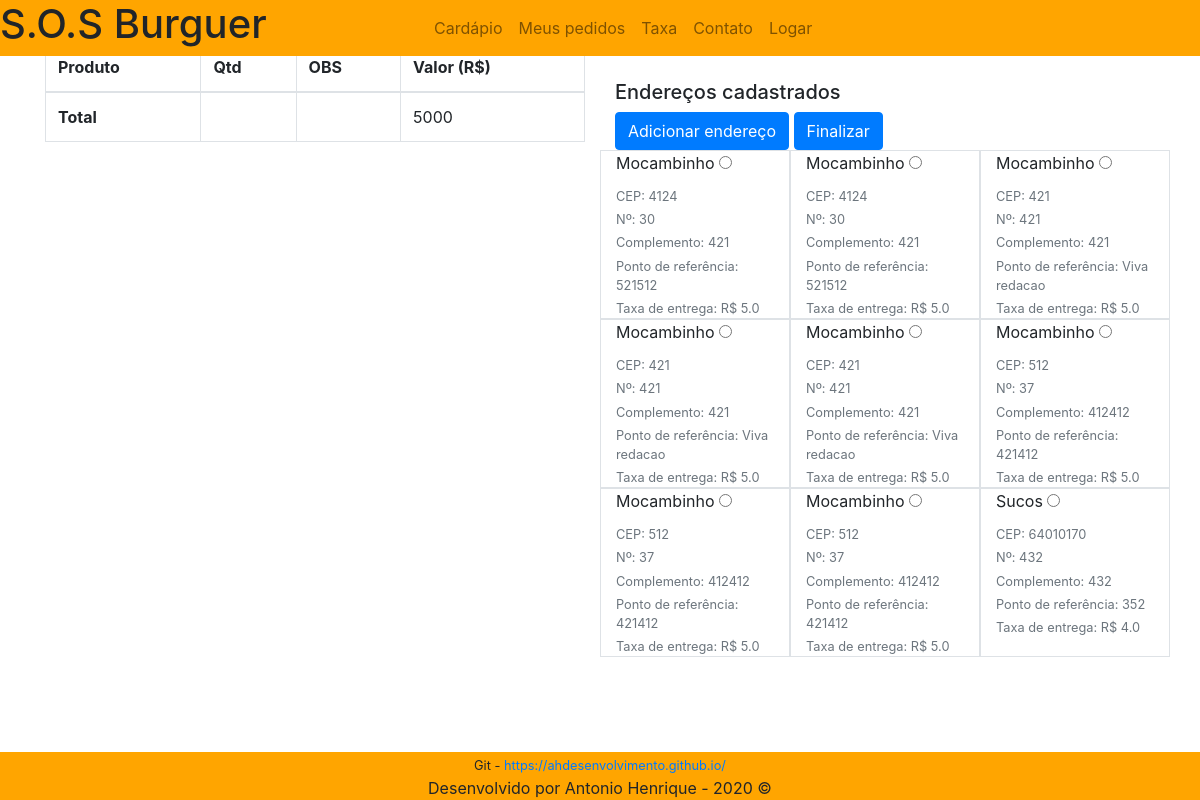
Before: /finalizar with the older database file.
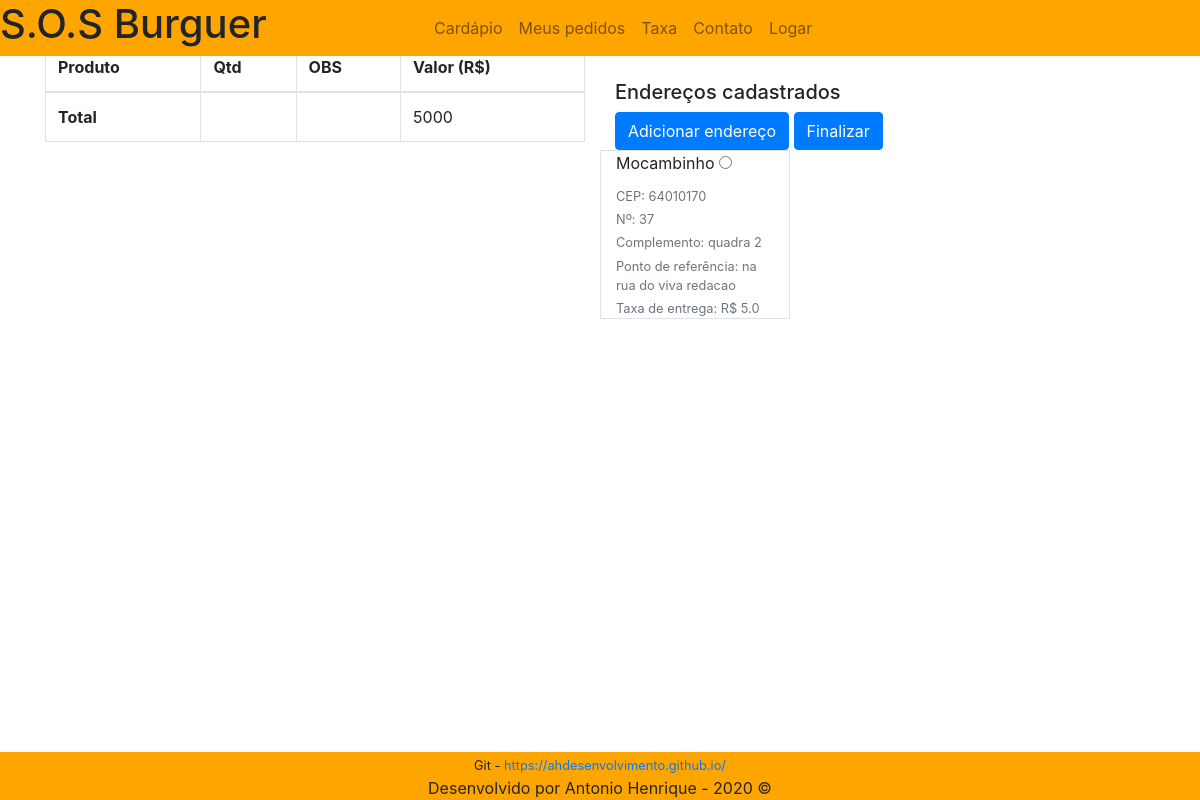
After: the same page with the newer database file.
### core/models.py (models this page shows)
class Endereco(models.Model):
    cod_endereco = models.AutoField('Código', primary_key=True)
    numero_casa = models.IntegerField('Número')
    cep = models.CharField('CEP', max_length=50)
    complemento = models.CharField('Complemento', max_length=100)
    ponto = models.CharField('Ponto de referência', max_length=50, default=None)
    bairro = models.ForeignKey(Bairro, on_delete=models.CASCADE)
    cod_cliente = models.ForeignKey(Usuario, on_delete=models.CASCADE, default=None, null=True)

class Bairro(models.Model):
    cod_bairro = models.AutoField('Código do bairro', primary_key=True)
    nome = models.CharField('Nome do bairro', max_length=30)
    taxa = models.FloatField('Taxa de entrega')
    class Meta:
        verbose_name = 'Bairro'
        verbose_name_plural = 'Bairros'
    def __str__(self):
        return self.nome

### core/views.py (the view, shortened to what this page needs)
# urls.py: path('finalizar', finalizar, name='finalizar'),
def finalizar(request):
    forma = FormaPagamento.objects.all()
    form_pagamento = PagamentoModelForm(request.POST or None)
    endereco_form = EnderecoModel(request.POST or None)
    dados = EnderecoClienteModel(request.POST or None)
    carrinho = Carrinho.objects.filter(cod_pedido=None,
                                       cod_cliente=request.user.id,
                                       cod_cliente__controle_pedido=True)
    enderecos = Endereco.objects.all()
    taxas = Bairro.objects.all()
    return render(request, 'finalizar.html', {'carrinho':carrinho,
                                              'forma':forma,
                                              'enderecos':enderecos,
                                              'form':endereco_form,
                                              'taxas':taxas,
                                              'dados':dados,
                                              'forma_validado':form_pagamento})#,

### core/forms.py (shortened to what this page needs)
class EnderecoModel(forms.ModelForm):
    class Meta:
        model = Endereco
        fields = ['numero_casa', 'bairro', 'cep', 'complemento', 'ponto']
        exclude = ['cod_cliente']

class EnderecoClienteModel(forms.Form):
    pk = forms.IntegerField()
    error_messages = {
        'pk': {
            'required':'Informe um endereço!'
        }
    }

### core/templates/finalizar.html (shortened to what this page needs)
{% extends 'base.html' %}
{% load static %}
{% block content %}
    <div class="container ajustar">
        <div class="row">
            <div class="col-12 col-sm-12 col-md-6 col-lg-6">
                <center>
                <h3>Carrinho</h3>
                <form method="post" action="">
                    <table class="table table-bordered">
                        <thead>
                            <tr>
                                <th>Produto</th>
                                <th>Qtd</th>
                                <th>OBS</th>
                                <th>Valor (R$)</th>
                            </tr>
                        </thead>
                        <tfoot>
                            <tr>
                                <th>Total</th>
                                <td></td>
                                <td></td>
                                <td>5000</td>
                            </tr>
                        </tfoot>
                    </table>
                </form>
                </center>
            </div>
            <div class="col-12 col-sm-12 col-md-6 col-lg-6">
                <h5>Selecione uma forma de pagamento abaixo</h5>
                <form method="post" action="">
                    {% for i in forma %}
                    <div class="form-row">
                        <div class="form-group col-12 col-sm-12 col-md-12 col-lg-12">
                            <label for="pk_forma">{{i.forma}}</label>
                        </div>
                    </div>
                    {% endfor %}
                    {% if enderecos %}
                        <h5>Endereços cadastrados</h3>
                        <button data-toggle="modal" data-target="#modal_endereco" type="button" class="btn btn-primary">Adicionar endereço</button>
                        <button type="submit" class="btn btn-primary">Finalizar</button>
                        <div class="row">
                            {% for i in enderecos %}
                                <div class="col-4 col-sm-4 col-md-4 col-lg-4 border">
                                    <label for="pk">{{i.numero}}{{i.bairro}}</label>
                                    <input type="radio" id="pk" name="pk" value="{{i.cod_endereco}}">
                                    <small class="form-text text-muted">CEP: {{i.cep}}</small>
                                    <small class="form-text text-muted">Nº: {{i.numero_casa}}</small>
                                    <small class="form-text text-muted">Complemento: {{i.complemento}}</small>
                                    <small class="form-text text-muted">Ponto de referência: {{i.ponto}}</small>
                                    <small class="form-text text-muted">Taxa de entrega: R$ {{i.bairro.taxa}}</small>
                                </div>
                            {% endfor %}
                        </div>
                    {% else %}
                        <p>Sem endereços salvos</p>
                        <button data-toggle="modal" class="btn btn-primary" type="button" data-target="#modal_endereco">Adicionar endereço</button>
                    {% endif %}
                </form>
            </div>
        </div>
    </div>
{% endblock %}

### core/templates/base.html (shortened to what this page needs)
{% load static %}
<!DOCTYPE html>
<html lang="en">
<head>
    <link rel="stylesheet" href="{% static 'css/normalize.css' %}">
    <link rel="stylesheet" href="{% static 'css/estilo.css' %}">
    <link rel="stylesheet" href="{% static 'js/bootstrap-4.4.1-dist/css/bootstrap.min.css' %}">
</head>
<body>
    <div class="row header fixed-top">
        <div class="col-8 col-sm-8 col-md-8 col-lg-4">
            <h1>S.O.S Burguer</h1>
        </div>
        <div class="col-4 col-sm-4 col-md-4 col-lg-8">
            <nav class="navbar navbar-expand-lg navbar-light">
                <div class="collapse navbar-collapse" id="menuMovel">
                    <ul class="navbar-nav">
                        <li class="nav-item">
                            <a href="{% url 'index' %}" class="nav-link">Cardápio</a>
                        </li>
                        <li class="nav-item">
                            <a href="{% url 'pedidos' %}" class="nav-link">Meus pedidos</a>
                        </li>
                        <li class="nav-item">
                            <a href="{% url 'taxas' %}" class="nav-link">Taxa</a>
                        </li>
                        <li class="nav-item">
                            <a href="#" class="nav-link">Contato</a>
                        </li>
                        {% if request.user.is_authenticated %}
                            <li class="nav-item">
                                <a class="nav-link" href="{% url 'logout' %}">Sair</a>
                            </li>
                        {% else %}
                            <li class="nav-item">
                                <a class="nav-link" href="{% url 'login' %}">Logar</a>
                            </li>
                        {% endif %}
                    </ul>
                </div>
            </nav>
        </div>
    </div>
    {% block content %}
    {% endblock %}
    <div class="footer fixed-bottom">
        <center>
            <small>
                <span>Git - <a href="https://ahdesenvolvimento.github.io/">https://ahdesenvolvimento.github.io/</a></span>
            </small>
            <br>
            <span>Desenvolvido por Antonio Henrique - 2020 &copy;</span>
        </center>
    </div>
</body>
</html>

### staticfiles/css/estilo.css (style rules this page uses)
.header { background-color: orange; }
html { position: relative; min-height: 100%; }
.footer { background-color: orange; position: absolute; bottom: 0; width: 100%; }

Changed rows visible on the page:
removed Endereco: bairro "Mocambinho", cep "4124", numero_casa "30", complemento "421", ponto "521512", bairro.taxa "5.0"
removed Endereco: bairro "Mocambinho", cep "421", numero_casa "421", complemento "421", ponto "Viva redacao", bairro.taxa "5.0"
removed Endereco: bairro "Mocambinho", cep "421", numero_casa "421", complemento "421", ponto "Viva redacao", bairro.taxa "5.0"
removed Endereco: bairro "Mocambinho", cep "421", numero_casa "421", complemento "421", ponto "Viva redacao", bairro.taxa "5.0"
removed Endereco: bairro "Mocambinho", cep "512", numero_casa "37", complemento "412412", ponto "421412", bairro.taxa "5.0"
removed Endereco: bairro "Mocambinho", cep "512", numero_casa "37", complemento "412412", ponto "421412", bairro.taxa "5.0"
removed Endereco: bairro "Mocambinho", cep "512", numero_casa "37", complemento "412412", ponto "421412", bairro.taxa "5.0"
removed Endereco: bairro "Sucos", cep "64010170", numero_casa "432", complemento "432", ponto "352", bairro.taxa "4.0"
changed Endereco "Mocambinho": cep "4124" → "64010170"; numero_casa "30" → "37"; complemento "421" → "quadra 2"; ponto "521512" → "na rua do viva redacao"
